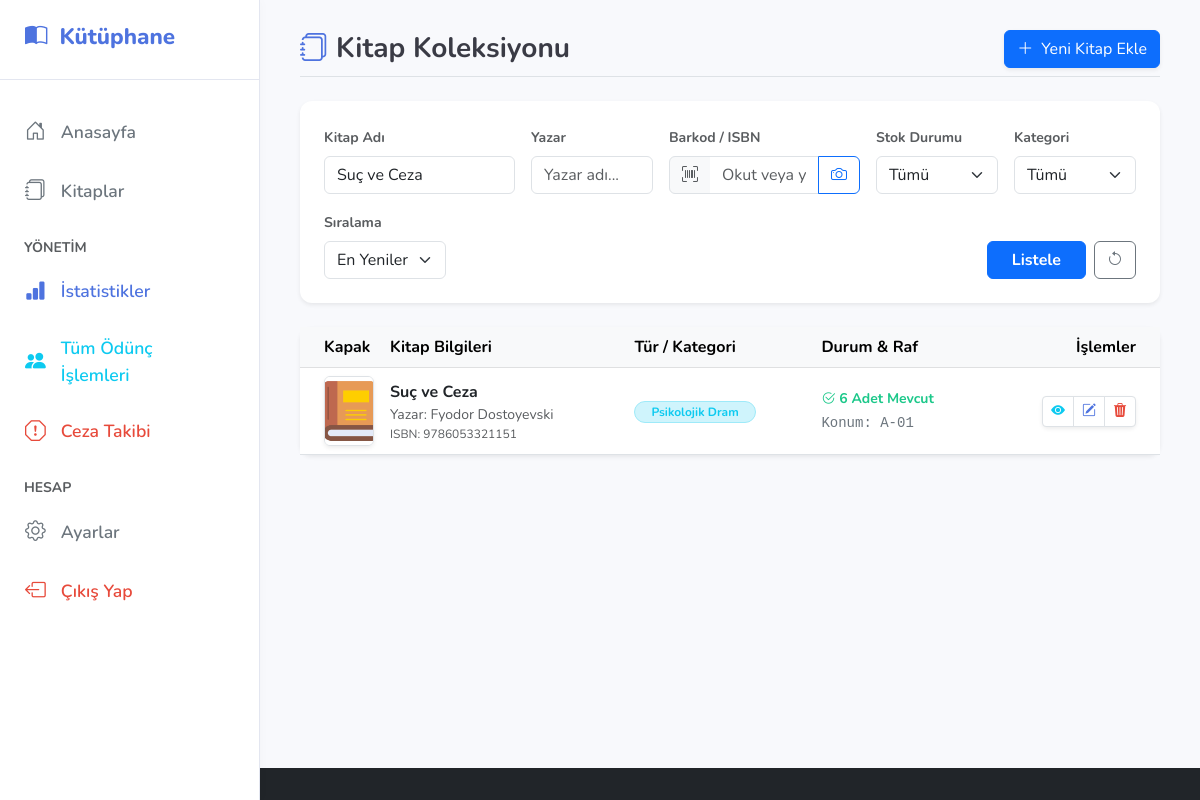
The app's page /src/ui/list_books.php?title=Suç ve Ceza (signed in) with its own data.
### tables this page shows
CREATE TABLE `books` (
  `id` int(11) NOT NULL,
  `title` varchar(255) NOT NULL,
  `author` varchar(255) NOT NULL,
  `isbn` varchar(20) DEFAULT NULL,
  `publish_year` int(4) DEFAULT NULL,
  `genre` varchar(100) DEFAULT NULL,
  `shelf_location` varchar(50) DEFAULT NULL,
  `stock` int(11) DEFAULT 0,
  `cover_image` varchar(255) DEFAULT NULL,
  `category` varchar(50) DEFAULT 'Genel'
);

### src/services/BookService.php (called while the page is built, shortened)
<?php
require_once __DIR__ . '/../core/Database.php';
class BookService {
    private $db;
    public function __construct() {
        $database = new Database();
        $this->db = $database->getConnection();
    }
    public function searchBooks($filters = []) {
        try {
            $query = "SELECT * FROM books WHERE 1=1";
            $params = [];
            if (!empty($filters['title'])) {
                $query .= " AND title LIKE :title";
                $params[':title'] = '%' . $filters['title'] . '%';
            }
            if (!empty($filters['sort'])) {
                if ($filters['sort'] === 'title_asc') {
                    $query .= " ORDER BY title ASC";
                } elseif ($filters['sort'] === 'title_desc') {
                    $query .= " ORDER BY title DESC";
                } elseif ($filters['sort'] === 'author_asc') {
                    $query .= " ORDER BY author ASC";
                } else {
                    $query .= " ORDER BY id DESC";
                }
            } else {
                $query .= " ORDER BY id DESC";
            }
            $stmt = $this->db->prepare($query);
            $stmt->execute($params);
            return $stmt->fetchAll(PDO::FETCH_ASSOC);
        } catch (PDOException $e) {
            throw new Exception("Arama işlemi başarısız: " . $e->getMessage());
        }
    }
}
?>

### src/core/Database.php (called while the page is built, shortened)
<?php
class Database {
    private $host = "localhost";
    private $db_name = "kutuphane_sistemi";
    private $username = "root";
    private $password = "";
    public function getConnection() {
        $this->conn = null;
        try {
        $this->conn = new PDO("mysql:host=" . $this->host . ";dbname=" . $this->db_name . ";charset=utf8mb4", $this->username, $this->password);
            $this->conn->exec("set names utf8");
            $this->conn->setAttribute(PDO::ATTR_ERRMODE,
             PDO::ERRMODE_EXCEPTION);
        } catch(PDOException $exception) {
            echo "Bağlantı hatası: " . $exception->getMessage();
        }
        return $this->conn;
    }
}
?>

### src/ui/list_books.php (the view, shortened to what this page needs)
<?php
require_once 'header.php';
require_once '../services/BookService.php';
$bookService = new BookService();
$filters = [
    'title' => $_GET['title'] ?? '',
    'author' => $_GET['author'] ?? '',
    'isbn' => $_GET['isbn'] ?? '',
    'status' => $_GET['status'] ?? '',
    'category' => $_GET['category'] ?? '',
    'sort' => $_GET['sort'] ?? ''
];
$books = array_filter($filters) ? $bookService->searchBooks($filters) : $bookService->getAllBooks();
?>
<div class="d-flex justify-content-between align-items-center mb-4 pb-2 border-bottom">
    <h3 class="mb-0 text-gray-800">
        <i class="bi bi-journals text-primary me-2"></i>Kitap Koleksiyonu
    </h3>
    <?php if($_SESSION['role'] !== 'student'): ?>
        <a href="add_book.php" class="btn btn-primary shadow-sm">
            <i class="bi bi-plus-lg me-1"></i> Yeni Kitap Ekle
        </a>
    <?php endif; ?>
</div>
<div class="card shadow-sm border-0 mb-4 bg-white">
    <div class="card-body p-4">
        <form method="GET" id="searchForm" class="row g-3">
            <div class="col-md-3">
                <label class="form-label small fw-bold text-muted">Kitap Adı</label>
                <input type="text" name="title" class="form-control" placeholder="Ara..." value="<?php echo htmlspecialchars($filters['title']); ?>">
            </div>
            <div class="col-md-2">
                <label class="form-label small fw-bold text-muted">Yazar</label>
                <input type="text" name="author" class="form-control" placeholder="Yazar adı..." value="<?php echo htmlspecialchars($filters['author']); ?>">
            </div>
            <div class="col-md-3">
                <label class="form-label small fw-bold text-muted">Barkod / ISBN</label>
                <div class="input-group">
                    <span class="input-group-text bg-light text-muted"><i class="bi bi-upc-scan"></i></span>
                    <input type="text" name="isbn" id="isbn_search" class="form-control border-start-0" placeholder="Okut veya yaz" value="<?php echo htmlspecialchars($filters['isbn']); ?>">
                    <button class="btn btn-outline-primary" type="button" data-bs-toggle="modal" data-bs-target="#scanModal" title="Kamera ile Tara">
                        <i class="bi bi-camera"></i>
                    </button>
                </div>
            </div>
            <div class="col-md-2">
                <label class="form-label small fw-bold text-muted">Stok Durumu</label>
                <select name="status" class="form-select">
                    <option value="">Tümü</option>
                </select>
            </div>
            <div class="col-md-2">
                <label class="form-label fw-bold text-muted small">Kategori</label>
                <select name="category" class="form-select">
                    <option value="">Tümü</option>
                </select>
            </div>
            <div class="col-md-2">
                <label class="form-label text-muted small fw-bold">Sıralama</label>
                <select name="sort" class="form-select">
                    <option value="">En Yeniler</option>
                </select>
            </div>
            <div class="col-md-auto ms-auto d-flex align-items-end gap-2">
                <button type="submit" class="btn btn-primary px-4 fw-bold">Listele</button>
                <a href="list_books.php" class="btn btn-outline-secondary" title="Filtreleri Sıfırla"><i class="bi bi-arrow-counterclockwise"></i></a>
            </div>
        </form>
    </div>
</div>
<div class="card shadow-sm border-0">
    <div class="card-body p-0">
        <div class="table-responsive">
            <table class="table table-hover align-middle mb-0">
                <thead class="table-light">
                    <tr>
                        <th class="ps-4" style="width: 80px;">Kapak</th>
                        <th>Kitap Bilgileri</th>
                        <th>Tür / Kategori</th>
                        <th>Durum & Raf</th>
                        <th class="text-end pe-4">İşlemler</th>
                    </tr>
                </thead>
                <tbody>
                    <?php if(empty($books)): ?>
                        <tr>
                            <td colspan="5" class="text-center py-5 text-muted">
                                <i class="bi bi-search fs-1 d-block mb-2"></i>
                                Aradığınız kriterlere uygun kitap bulunamadı.
                            </td>
                        </tr>
                    <?php else: ?>
                        <?php foreach($books as $book): ?>
                        <tr>
                            <td class="ps-4">
                                <?php $img = !empty($book['cover_image']) ? $book['cover_image'] : 'default.png'; ?>
                                <img src="../../assets/images/<?php echo $img; ?>" class="rounded shadow-sm border" style="width: 50px; height: 70px; object-fit: cover;">
                            </td>
                            <td>
                                <div class="fw-bold text-dark fs-6"><?php echo htmlspecialchars($book['title']); ?></div>
                                <div class="text-muted small">Yazar: <?php echo htmlspecialchars($book['author']); ?></div>
                                <div class="text-muted" style="font-size: 0.75rem;">ISBN: <?php echo htmlspecialchars($book['isbn']); ?></div>
                            </td>
                            <td>
                                <span class="badge rounded-pill bg-info-subtle text-info border border-info-subtle px-3">
                                    <?php echo htmlspecialchars($book['genre']); ?>
                                </span>
                            </td>
                            <td>
                                <div class="d-flex flex-column">
                                    <?php if($book['stock'] > 0): ?>
                                        <span class="text-success small fw-bold"><i class="bi bi-check2-circle"></i> <?php echo $book['stock']; ?> Adet Mevcut</span>
                                    <?php else: ?>
                                        <span class="text-danger small fw-bold"><i class="bi bi-x-circle"></i> Tükendi</span>
                                    <?php endif; ?>
                                    <code class="small text-secondary mt-1">Konum: <?php echo htmlspecialchars($book['shelf_location']); ?></code>
                                </div>
                            </td>
                            <td class="text-end pe-4">
                                <div class="btn-group shadow-sm">
                                    <a href="book_details.php?id=<?php echo $book['id']; ?>" class="btn btn-sm btn-white border" title="Detaylar">
                                        <i class="bi bi-eye-fill text-info"></i>
                                    </a>
                                    <?php if($_SESSION['role'] !== 'student'): ?>
                                        <a href="edit_book.php?id=<?php echo $book['id']; ?>" class="btn btn-sm btn-white border" title="Düzenle">
                                            <i class="bi bi-pencil-square text-primary"></i>
                                        </a>
                                        <a href="delete_book.php?id=<?php echo $book['id']; ?>" class="btn btn-sm btn-white border" onclick="return confirm('Bu kitabı silmek istediğinize emin misiniz?')" title="Sil">
                                            <i class="bi bi-trash3-fill text-danger"></i>
                                        </a>
                                    <?php endif; ?>
                                </div>
                            </td>
                        </tr>
                        <?php endforeach; ?>
                    <?php endif; ?>
                </tbody>
            </table>
        </div>
    </div>
</div>
<?php require_once 'footer.php'; ?>

### assets/style.css (style rules this page uses)
body { background-color: #f4f7f6; font-family: 'Nunito', sans-serif; color: #4a5568; margin: 0; padding: 0; }
.card { background: #ffffff; border: 1px solid #e3e6f0; border-radius: 12px; box-shadow: 0 4px 10px rgba(0,0,0,0.03); transition: transform 0.2s ease; }
.text-primary { color: #4e73df !important; }
.text-success { color: #1cc88a !important; }
.text-danger { color: #e74a3b !important; }
h1, h2, h3, h4, h5, h6 { font-weight: 700; color: #3a3b45; }

### records on screen
books: cover_image (placeholder picture), title "Suç ve Ceza", author "Fyodor Dostoyevski", isbn "9786053321151", genre "Psikolojik Dram", stock "6", shelf_location "A-01"
